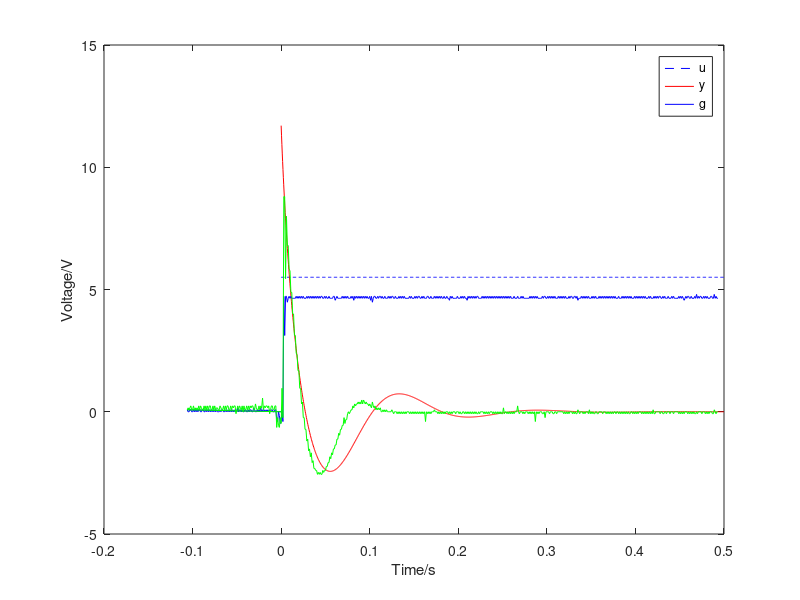

Here is the MATLAB script that generated this plot:
pkg load control;

clear;

A=csvread("10207out.csv");

R1=470e3;
R2=100e3;
R3=2e3;
R4=7.5e3;
C1=10e-6;
C2=1e-6;
K=1.03;
TE=1.3267e-3;
TM=0.0909;
ke=0.0286479;
kp=4.77;

C=tf([C1*R3*R2*R4 R2*R4], [C2*R4*R1*R3 R1*R3]);
P=tf([kp*K/ke], [TE*TM TE+TM 1 0]);

G=C/(1+C*P);
%G=tf([TE*TM*C1*R2*R3*R4 R2*R4*(TE*TM+(TE+TM)*C1*R3) R2*R4*(TE+TM+C1*R3) R2*R4 0], [TE*TM*C2*R1*R3*R4 R1*R3*(TE*TM+(TE+TM)*C2*R4) R1*R3*(TE+TM+C2*R4) R3*(R1+K*C1*R2*R4) K*R2*R4]);
stepsize=5.5;

[y_unit t]=step(G,0.5);
y=y_unit*stepsize;
u=ones(length(t),1)*stepsize;

figure
plot(t,u,'b--',t,y,'r-', A(:,1), A(:,2), 'b-', A(:,1), A(:,3), 'g-')
legend('u','y', 'g');
xlabel('Time/s');
ylabel('Voltage/V');
